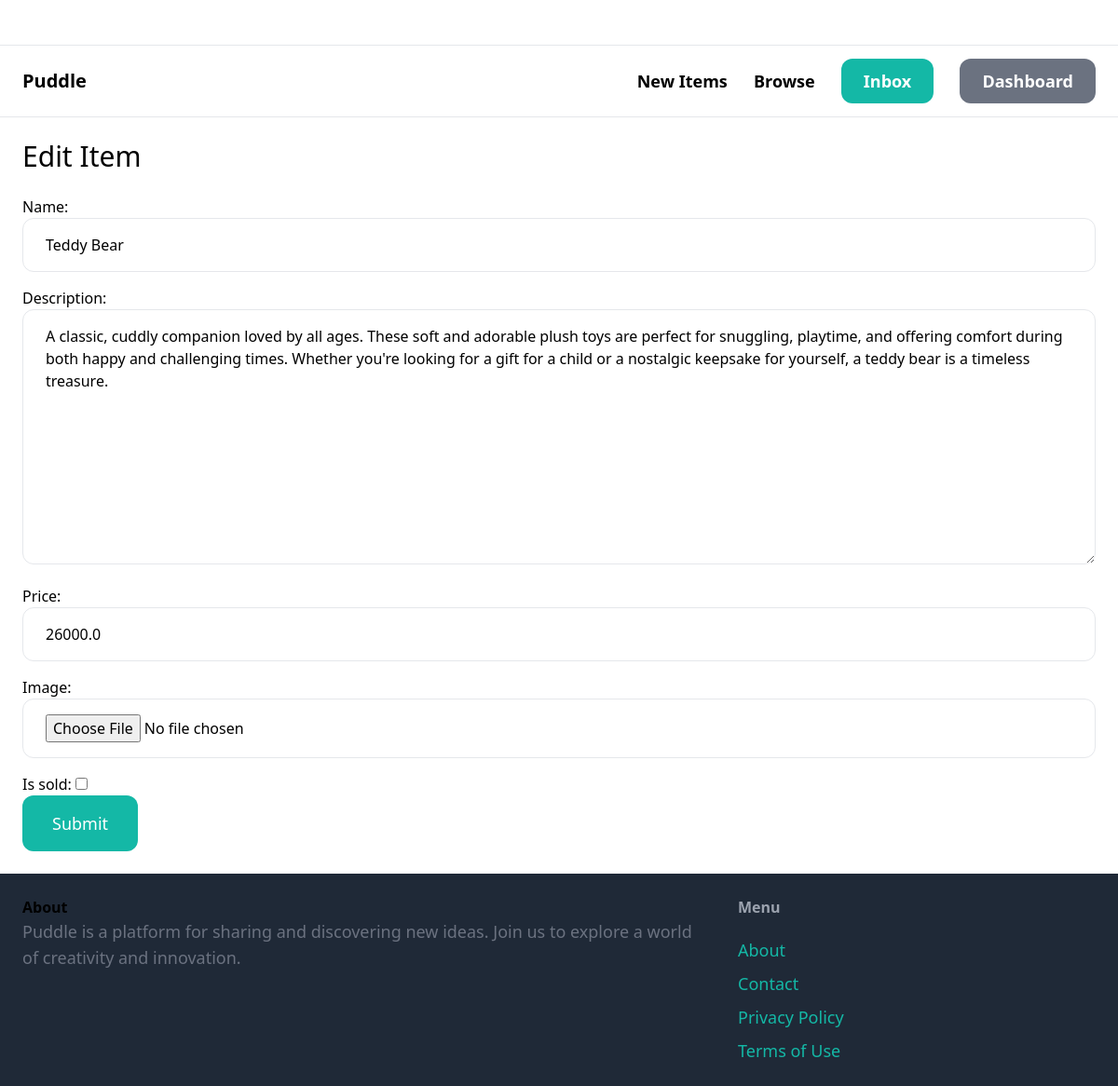
The page /items/1/edit/ (signed in) on the database its author committed.
### item/models.py (models this page shows, shortened)
class Item(models.Model):
    category = models.ForeignKey(Category, related_name='items', on_delete=models.CASCADE)
    name = models.CharField(max_length=255)
    description = models.TextField(blank=True, null=True)
    price = models.FloatField()
    image = models.ImageField(upload_to='item_images', blank=True, null=True)
    is_sold = models.BooleanField(default=False)
    created_by = models.ForeignKey(User, related_name='items', on_delete=models.CASCADE)
    created_at = models.DateTimeField(auto_now_add=True)

### item/views.py (the view)
# urls.py: path('<int:pk>/edit/', views.edit, name='edit'),
@login_required
def edit(request,pk):
    item = get_object_or_404(Item, pk=pk, created_by=request.user)
    if request.method == 'POST':
        form = EditItemForm(request.POST, request.FILES, instance=item)
        if form.is_valid():
            form.save()
            return redirect('item:detail', pk=item.pk)
    else:
        form = EditItemForm(instance=item)
    return render(request, 'item/form.html', {
        'form': form,
        'title': 'Edit Item',
    })

### item/forms.py
class EditItemForm(forms.ModelForm):
    class Meta:
        model = Item
        fields = ['name', 'description', 'price', 'image', 'is_sold']
        widgets = {
             'name': forms.TextInput(attrs={
                 'class':INPUT_CLASSES
             }),
             'description': forms.Textarea (attrs={
                 'class':INPUT_CLASSES
             }),
             'price': forms.TextInput(attrs={
                 'class':INPUT_CLASSES
             }),
             'image': forms.FileInput(attrs={
                 'class':INPUT_CLASSES
             }),
        }

### item/templates/item/form.html (shortened to what this page needs)
{% extends 'core/base.html' %}
{% block content %}
<h1 class="mb-6 text-3xl">{{ title }}</h1>
<form method="post" action="." enctype="multipart/form-data">
    <div class="space-y-4">
        {{ form.as_p}}
    </div>
          <button class="py-4 px-8 text-lg bg-teal-500 hover:bg-teal-700 rounded-xl text-white">Submit</button>
          </form>
{% endblock %}

### rows shown on the page
Item: name "Teddy Bear", description "A classic, cuddly companion loved by all ages. These soft and adorable plush toys are perfect for snuggling, playtime, and offering comfort during both happy and challenging times. Whether you're looking for a gift for a child or a nostalgic keepsake for yourself, a teddy bear is a timeless treasure.", price "26000.0"

### other values the page prints
{{ title }} "Edit Item"
